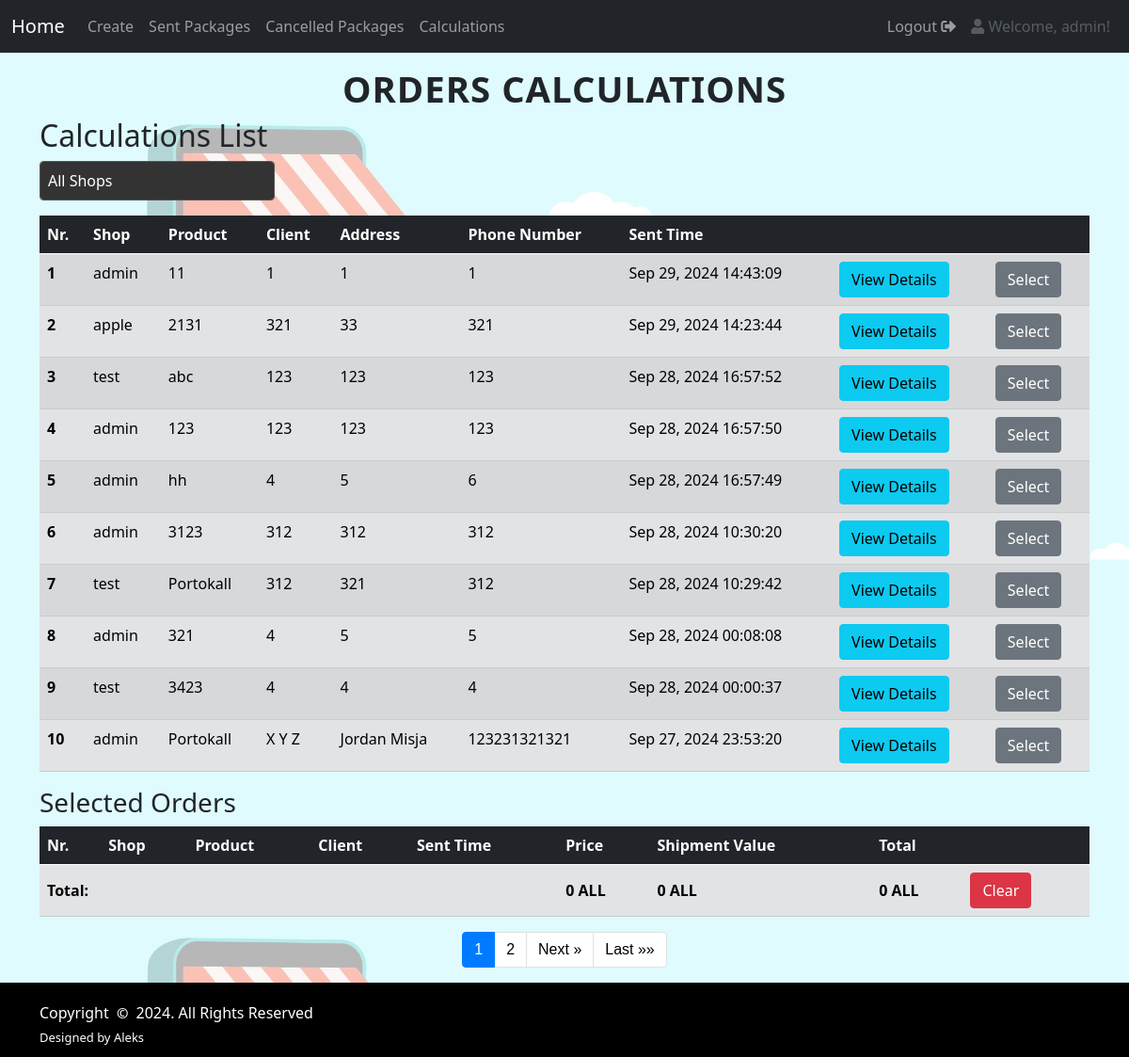
The page /core/order_calculations (signed in) on the database as committed earlier.
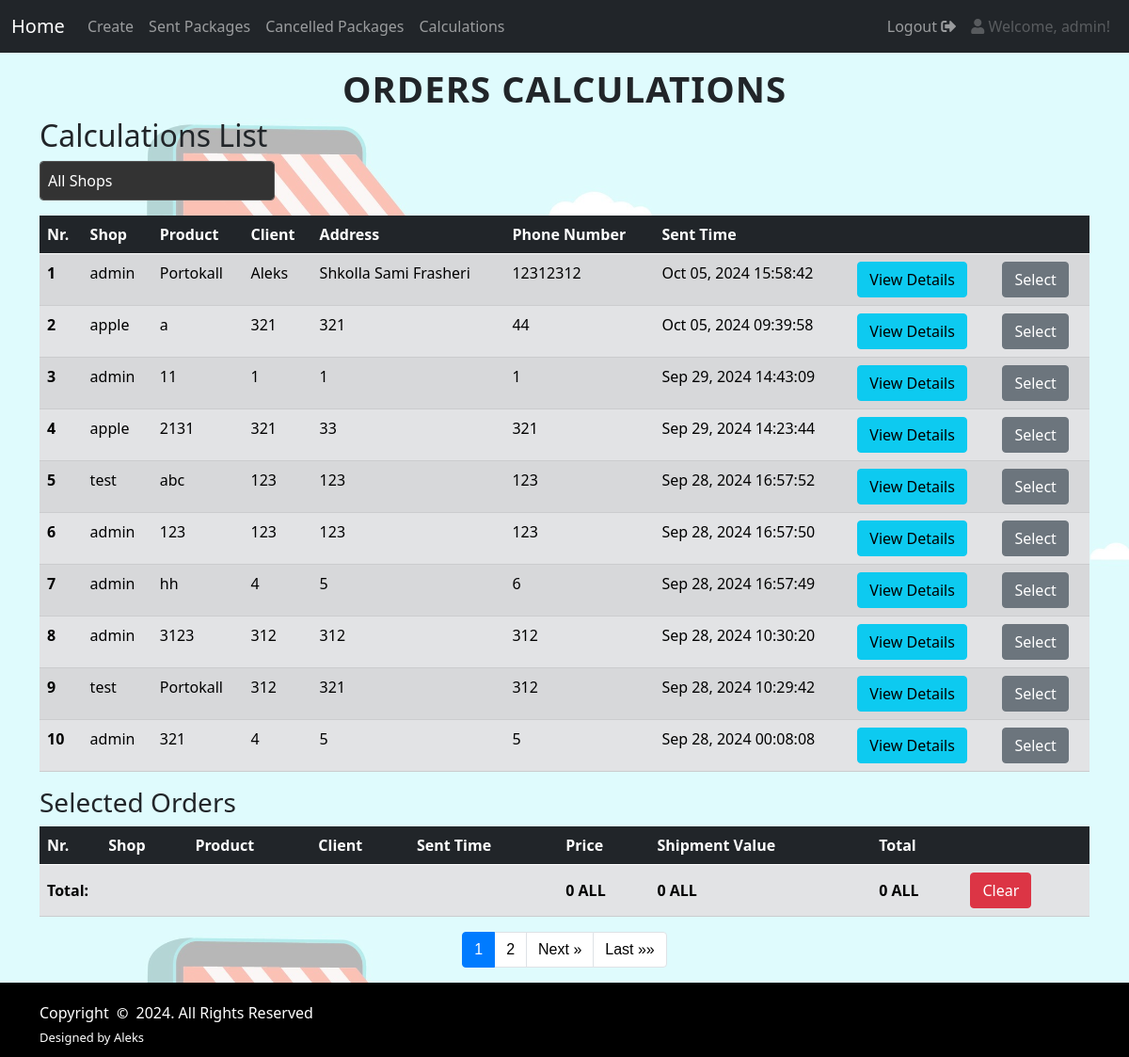
The same page on the database as committed later.
### core/models.py (models this page shows, shortened)
class SentPackages(models.Model):
    id = models.UUIDField(primary_key=True, default=uuid.uuid4, editable=False)
    shop = models.ForeignKey(User, on_delete=models.CASCADE, related_name='sent_packages', default=1)
    product = models.CharField(max_length=50)
    price = models.IntegerField(blank=True, null=True)
    shipment_value = models.IntegerField(blank=True, null=True)
    total = models.IntegerField(blank=True, null=True)
    client = models.CharField(max_length=50)
    address = models.CharField(max_length=100)
    phone_number = models.IntegerField()
    ordered_time = models.DateTimeField()
    date_sent = models.DateTimeField(default=timezone.now)
    image = models.ImageField(upload_to='uploads/', blank=True, null=True)

### core/views/order_calculations.py (the view, shortened to what this page needs)
# urls.py: path('order_calculations', order_calculations, name="order_calculations"),
def order_calculations(request):
    template_name = 'core/order_calculations.html'
    shops = User.objects.all()
    if request.user.is_superuser:
        selected_shop = request.GET.get('shop')
        if selected_shop:
            orders = SentPackages.objects.filter(shop_id=selected_shop).order_by("-date_sent")
        else:
            orders = SentPackages.objects.order_by("-date_sent")
    else:
        orders = SentPackages.objects.filter(shop=request.user).order_by("-date_sent")
    selected_orders = request.session.get('selected_orders', [])
    selected_orders_objs = SentPackages.objects.filter(id__in=selected_orders).order_by("-date_sent")
    total_sum = sum(order.total for order in selected_orders_objs)
    total_shipment_value = sum(order.shipment_value for order in selected_orders_objs)
    total_price = sum(order.price for order in selected_orders_objs)
    paginator = Paginator(orders, 10)
    page_number = request.GET.get('page')
    page_obj = paginator.get_page(page_number)
    context = {
        'page_obj': page_obj,
        'selected_orders_objs': selected_orders_objs,
        'total_sum': total_sum,
        'total_shipment_value': total_shipment_value,
        'total_price': total_price,
        'shops': shops,
    }
    return render(request, template_name, context)

### core/templates/core/order_calculations.html (shortened to what the changed rows need)
<!DOCTYPE html>
{% load static %}
<html lang="en" xmlns:shop.id xmlns:shop.id
<head>
    <link href="https://cdn.jsdelivr.net/npm/bootstrap@5.0.2/dist/css/bootstrap.min.css"
 rel="stylesheet">
    <link href="https://cdnjs.cloudflare.com/ajax/libs/font-awesome/5.15.4/css/all.min.css" rel="stylesheet">
    <link rel="stylesheet" href="https://cdnjs.cloudflare.com/a xmlns:shop.id>jax/libs/font-awesome/5.15.4/css/all.min.css">
    <link href="{% static 'css/order_calculations.css' %}" rel="stylesheet" type="text/css"/>
</head>
<body>
<h1 class="text-center fancy-title">ORDERS CALCULATIONS</h1>
    <div class="container" id="calc">
    <h2>Calculations List</h2>
<form method="POST" action="{% url 'order_calculations' %}">
    <table class="table table-secondary table-striped">
        <thead class="table-dark">
            <tr>
                <th scope="col">Nr.</th>
                <th scope="col">Shop</th>
                <th scope="col">Product</th>
                <th scope="col">Client</th>
                <th scope="col">Address</th>
                <th scope="col">Phone Number</th>
                <th scope="col">Sent Time</th>
                <th scope="col"></th>
                <th scope="col"></th>
            </tr>
        </thead>
        <tbody>
            {% for order in page_obj %}
            <tr>
                <th scope="row">{{ forloop.counter|add:page_obj.start_index|add:"-1" }}</th>
                <td>{{ order.shop }}</td>
                <td>{{ order.product }}</td>
                <td>{{ order.client }}</td>
                <td>{{ order.address }}</td>
                <td>{{ order.phone_number }}</td>
                <td>{{ order.date_sent|date:"M d, Y H:i:s" }}</td>
                <th scope="row"><a class="btn btn-info" href="{% url 'info' order.id %}">View Details</a></th>
                <td>
                    <button type="submit" name="select_order" value="{{ order.id }}"
                            class="btn {% if order.id|stringformat:"s" in request.session.selected_orders %}btn-success
                                        {% else %}btn-secondary{% endif %}">
                        {% if order.id|stringformat:"s" in request.session.selected_orders %}
                            Selected
                        {% else %}
                            Select
                        {% endif %}
                    </button>
                </td>
            </tr>
            {% endfor %}
        </tbody>
    </table>
<table class="table table-secondary table-striped" id="selected-orders-table">
    <thead class="table-dark">
        <tr>
            <th scope="col">Nr.</th>
            <th scope="col">Shop</th>
            <th scope="col">Product</th>
            <th scope="col">Client</th>
            <th scope="col">Sent Time</th>
            <th scope="col">Price</th>
            <th scope="col">Shipment Value</th>
            <th scope="col">Total</th>
            <th scope="col"></th>
        </tr>
    </thead>
</table>
</form>
    <nav aria-label="Page navigation">
        <ul class="pagination justify-content-center">
            {% for num in page_obj.paginator.page_range %}
            <li class="page-item {% if page_obj.number == num %}active{% endif %}"><a class="page-link" href="?page={{ num }}{% if request.GET.shop %}&shop={{ request.GET.shop }}{% endif %}">{{ num }}</a></li>
            {% endfor %}
        </ul>
    </nav>
    </div>
{% include 'footer.html' %}
</body>
</html>

Rows that differ between the two databases and show on the page:
no longer on this page (row unchanged): SentPackages: shop "test", product "3423", client "4", address "4", phone_number "4", date_sent "Sep 28, 2024 00:00:37", shows "Select"
no longer on this page (row unchanged): SentPackages: shop "admin", product "Portokall", client "X Y Z", address "Jordan Misja", phone_number "123231321321", date_sent "Sep 27, 2024 23:53:20", shows "Select"
added SentPackages: shop "admin", product "Portokall", client "Aleks", address "Shkolla Sami Frasheri", phone_number "12312312", date_sent "Oct 05, 2024 15:58:42", shows "Select"
added SentPackages: shop "apple", product "a", client "321", address "321", phone_number "44", date_sent "Oct 05, 2024 09:39:58", shows "Select"
